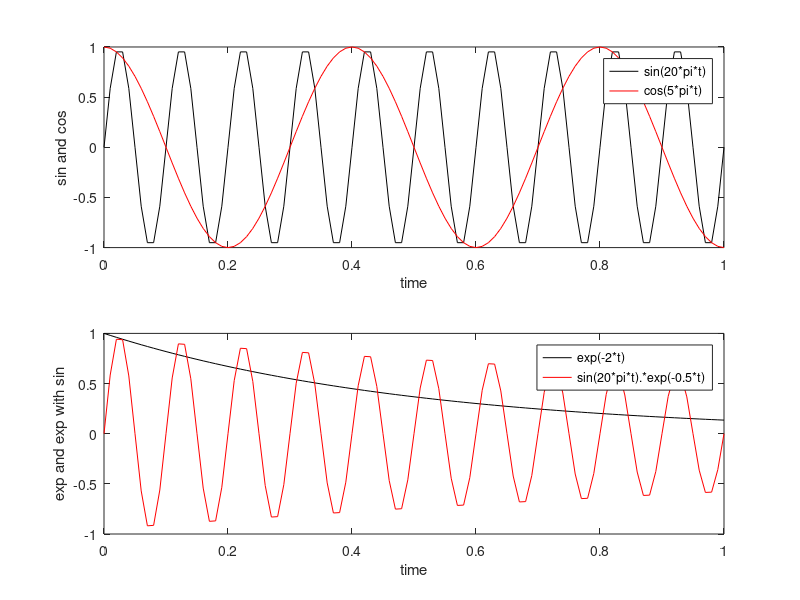
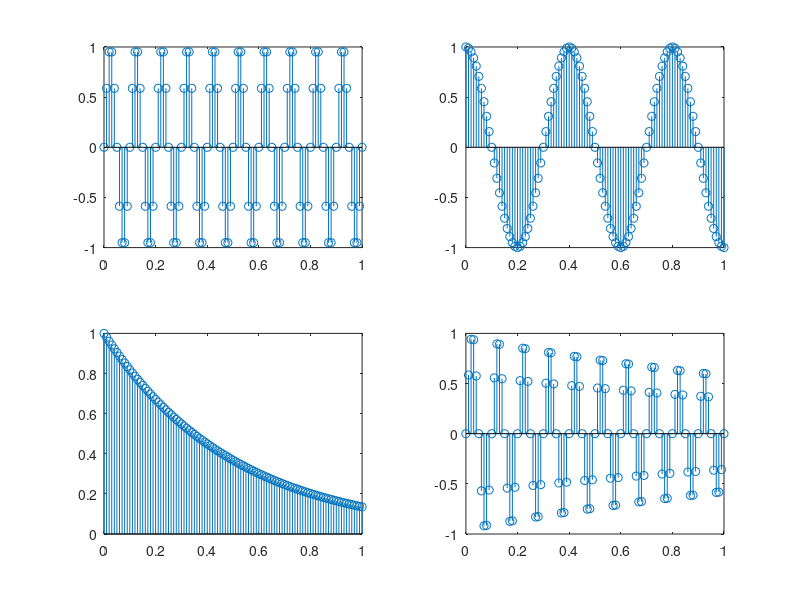

MATLAB code to generate these figures, in order:
t=[0:0.01:1];
subplot(2,1,1);
plot(t,sin(20*pi*t),'k');
hold on
plot(t,cos(5*pi*t),'r');
legend("sin(20*pi*t)","cos(5*pi*t)");
hold off
xlabel("time");
ylabel("sin and cos")

subplot(2,1,2);
plot(t,exp(-2*t),'k',t,sin(20*pi*t).*exp(-0.5*t),'r');
legend("exp(-2*t)","sin(20*pi*t).*exp(-0.5*t)");
xlabel("time");
ylabel("exp and exp with sin");

figure
subplot(2,2,1);
stem(t,sin(20*pi*t));
subplot(2,2,2);
stem(t,cos(5*pi*t));
subplot(2,2,4);
stem(t,sin(20*pi*t).*exp(-0.5*t));
subplot(2,2,3);
stem(t,exp(-2*t));

